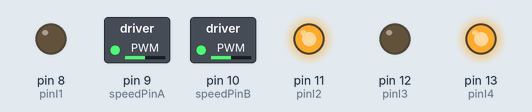
Simulated run of this sketch. Board: Arduino Uno, built with avr-gcc and run on an emulated ATmega328P. Parts: switched loads named in the sketch (green lamp = pin HIGH), output pins drawn as LEDs (lit = HIGH).

Above: at 0.05 s.
At 3.95 s:
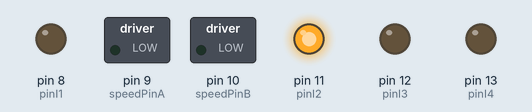
Timing chart, 0 to 4.6 s (numbered marks = the images above):
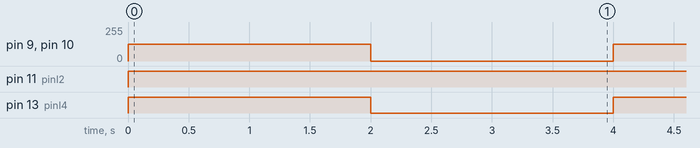

Measured:
- by itself, pin 9 (speedPinA), pin 10 (speedPinB): alternates 127/255 for 2.0 s and 0/255 for 2.0 s
- by itself, pin 11 (pinI2): LOW → HIGH at 0.00 s
- by itself, pin 13 (pinI4): alternates HIGH for 2.0 s and LOW for 2.0 s

The sketch:

motorShieldTest.ino
```cpp
int pinI1 = 8;
int pinI2 = 11;
int speedPinA = 9; // enable motor A
int pinI3 = 12;
int pinI4 = 13;

int speedPinB = 10; // Enable motor B
int speed = 127; // define speed of motor

void setup() {
  pinMode(pinI1, OUTPUT);
  pinMode(pinI2, OUTPUT);
  pinMode(speedPinA, OUTPUT);
  pinMode(pinI3, OUTPUT);
  pinMode(pinI4, OUTPUT);
  pinMode(speedPinB, OUTPUT);

  stop();
}

////////////////////////////

void left() {
  digitalWrite(pinI4, HIGH); // Motor B clockwise
  digitalWrite(pinI3, LOW);
  digitalWrite(pinI2, HIGH); // Motor A clockwise
  digitalWrite(pinI1, LOW);
  analogWrite(speedPinA, speed);
  analogWrite(speedPinB, speed);
}

void stop() {
  digitalWrite(speedPinA, LOW);
  digitalWrite(speedPinB, LOW);
  digitalWrite(pinI4, LOW);
}

//////////////////////////////

void loop() {
  left();
  delay(2000);
  stop();
  delay(2000);
}
```
